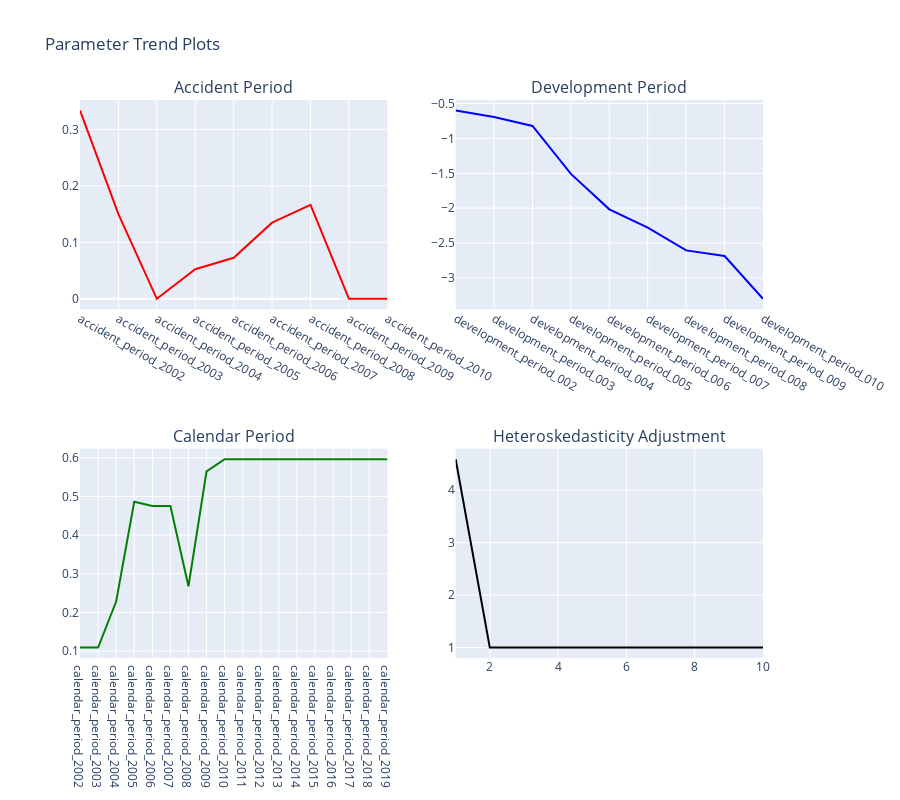

Notebook source saved alongside this figure:
### Code cell
rky.icrfs.TrendPlot()

### Figure 1 — Plotly figure (JSON) as saved in the notebook; plotly's stock layout.template omitted (floating-point values rounded to 4 significant figures)
{"data": [{"hovertemplate": "Accident Period=%{x}<br>Estimate=%{y}<extra></extra>", "legendgroup": "", "line": {"color": "red", "dash": "solid"}, "marker": {"symbol": "circle"}, "mode": "lines", "name": "", "orientation": "v", "showlegend": false, "type": "scatter", "x": ["accident_period_2002", "accident_period_2003", "accident_period_2004", "accident_period_2005", "accident_period_2006", "accident_period_2007", "accident_period_2008", "accident_period_2009", "accident_period_2010"], "xaxis": "x", "y": [0.3336, 0.15, 0, 0.05228, 0.07266, 0.1348, 0.1663, 0, 0], "yaxis": "y"}, {"hovertemplate": "Development Period=%{x}<br>Estimate=%{y}<extra></extra>", "legendgroup": "", "line": {"color": "blue", "dash": "solid"}, "marker": {"symbol": "circle"}, "mode": "lines", "name": "", "orientation": "v", "showlegend": false, "type": "scatter", "x": ["development_period_002", "development_period_003", "development_period_004", "development_period_005", "development_period_006", "development_period_007", "development_period_008", "development_period_009", "development_period_010"], "xaxis": "x2", "y": [-0.5991, -0.6921, -0.8213, -1.508, -2.016, -2.279, -2.605, -2.686, -3.299], "yaxis": "y2"}, {"hovertemplate": "Calendar Period=%{x}<br>Estimate=%{y}<extra></extra>", "legendgroup": "", "line": {"color": "green", "dash": "solid"}, "marker": {"symbol": "circle"}, "mode": "lines", "name": "", "orientation": "v", "showlegend": false, "type": "scatter", "x": ["calendar_period_2002", "calendar_period_2003", "calendar_period_2004", "calendar_period_2005", "calendar_period_2006", "calendar_period_2007", "calendar_period_2008", "calendar_period_2009", "calendar_period_2010", "calendar_period_2011", "calendar_period_2012", "calendar_period_2013", "calendar_period_2014", "calendar_period_2015", "calendar_period_2016", "calendar_period_2017", "calendar_period_2018", "calendar_period_2019"], "xaxis": "x3", "y": [0.1089, 0.1089, 0.228, 0.4862, 0.4754, 0.4754, 0.2675, 0.5648, 0.5963, 0.5963, 0.5963, 0.5963, 0.5963, 0.5963, 0.5963, 0.5963, 0.5963, 0.5963], "yaxis": "y3"}, {"hovertemplate": "Development Period=%{x}<br>Hetero Adjustment=%{y}<extra></extra>", "legendgroup": "", "line": {"color": "black", "dash": "solid"}, "marker": {"symbol": "circle"}, "mode": "lines", "name": "", "orientation": "v", "showlegend": false, "type": "scatter", "x": [1, 1, 1, 1, 1, 1, 1, 1, 1, 1, 2, 2, 2, 2, 2, 2, 2, 2, 2, 3, 3, 3, 3, 3, 3, 3, 3, 4, 4, 4, 4, 4, 4, 4, 5, 5, 5, 5, 5, 5, 6, 6, 6, 6, 6, 7, 7, 7, 7, 8, 8, 8, 9, 9, 10], "xaxis": "x4", "y": [4.591, 4.591, 4.591, 4.591, 4.591, 4.591, 4.591, 4.591, 4.591, 4.591, 1, 1, 1, 1, 1, 1, 1, 1, 1, 1, 1, 1, 1, 1, 1, 1, 1, 1, 1, 1, 1, 1, 1, 1, 1, 1, 1, 1, 1, 1, 1, 1, 1, 1, 1, 1, 1, 1, 1, 1, 1, 1, 1, 1, 1], "yaxis": "y4"}], "layout": {"annotations": [{"font": {"size": 16}, "showarrow": false, "text": "Accident Period", "x": 0.225, "xanchor": "center", "xref": "paper", "y": 1, "yanchor": "bottom", "yref": "paper"}, {"font": {"size": 16}, "showarrow": false, "text": "Development Period", "x": 0.775, "xanchor": "center", "xref": "paper", "y": 1, "yanchor": "bottom", "yref": "paper"}, {"font": {"size": 16}, "showarrow": false, "text": "Calendar Period", "x": 0.225, "xanchor": "center", "xref": "paper", "y": 0.375, "yanchor": "bottom", "yref": "paper"}, {"font": {"size": 16}, "showarrow": false, "text": "Heteroskedasticity Adjustment", "x": 0.775, "xanchor": "center", "xref": "paper", "y": 0.375, "yanchor": "bottom", "yref": "paper"}], "height": 800, "title": {"text": "Parameter Trend Plots"}, "xaxis": {"anchor": "y", "domain": [0, 0.45]}, "xaxis2": {"anchor": "y2", "domain": [0.55, 1]}, "xaxis3": {"anchor": "y3", "domain": [0, 0.45]}, "xaxis4": {"anchor": "y4", "domain": [0.55, 1]}, "yaxis": {"anchor": "x", "domain": [0.625, 1]}, "yaxis2": {"anchor": "x2", "domain": [0.625, 1]}, "yaxis3": {"anchor": "x3", "domain": [0, 0.375]}, "yaxis4": {"anchor": "x4", "domain": [0, 0.375]}}}
